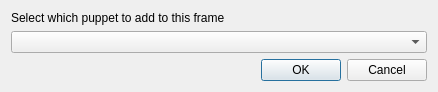
<?xml version="1.0" encoding="UTF-8"?>
<ui version="4.0">
 <class>Dialog</class>
 <widget class="QDialog" name="Dialog">
  <property name="geometry">
   <rect>
    <x>0</x>
    <y>0</y>
    <width>438</width>
    <height>86</height>
   </rect>
  </property>
  <property name="windowTitle">
   <string>Dialog</string>
  </property>
  <layout class="QVBoxLayout" name="verticalLayout">
   <item>
    <widget class="QLabel" name="label">
     <property name="sizePolicy">
      <sizepolicy hsizetype="Preferred" vsizetype="Fixed">
       <horstretch>0</horstretch>
       <verstretch>0</verstretch>
      </sizepolicy>
     </property>
     <property name="text">
      <string>Select which puppet to add to this frame</string>
     </property>
    </widget>
   </item>
   <item>
    <widget class="QComboBox" name="comboBox"/>
   </item>
   <item>
    <widget class="QDialogButtonBox" name="buttonBox">
     <property name="standardButtons">
      <set>QDialogButtonBox::Cancel|QDialogButtonBox::Ok</set>
     </property>
    </widget>
   </item>
  </layout>
 </widget>
 <resources/>
 <connections>
  <connection>
   <sender>buttonBox</sender>
   <signal>accepted()</signal>
   <receiver>Dialog</receiver>
   <slot>accept()</slot>
   <hints>
    <hint type="sourcelabel">
     <x>248</x>
     <y>254</y>
    </hint>
    <hint type="destinationlabel">
     <x>157</x>
     <y>274</y>
    </hint>
   </hints>
  </connection>
  <connection>
   <sender>buttonBox</sender>
   <signal>rejected()</signal>
   <receiver>Dialog</receiver>
   <slot>reject()</slot>
   <hints>
    <hint type="sourcelabel">
     <x>316</x>
     <y>260</y>
    </hint>
    <hint type="destinationlabel">
     <x>286</x>
     <y>274</y>
    </hint>
   </hints>
  </connection>
 </connections>
</ui>
